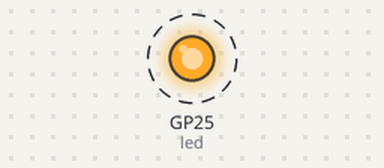
Recording of a program running on a simulated Raspberry Pi Pico running MicroPython. On the bench: output pins drawn as LEDs (lit = HIGH). Dashed ring = blinking.

Above: at 0.5 s.
Timing chart, 0 to 4.6 s (numbered marks = the images above):
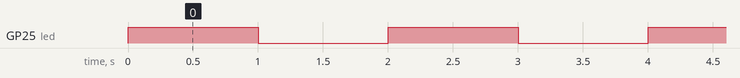

Measured:
- by itself, GP25 (led): alternates HIGH for 1.0 s and LOW for 1.0 s

The program:

led_toggle_onboard.py
```python
import machine
import utime


def toggle_onboard_led():
    """ Toggle onboard led (Pin 25). """
    led = machine.Pin(25, machine.Pin.OUT)

    while True:
        led.toggle()
        utime.sleep(1)


toggle_onboard_led()
```
